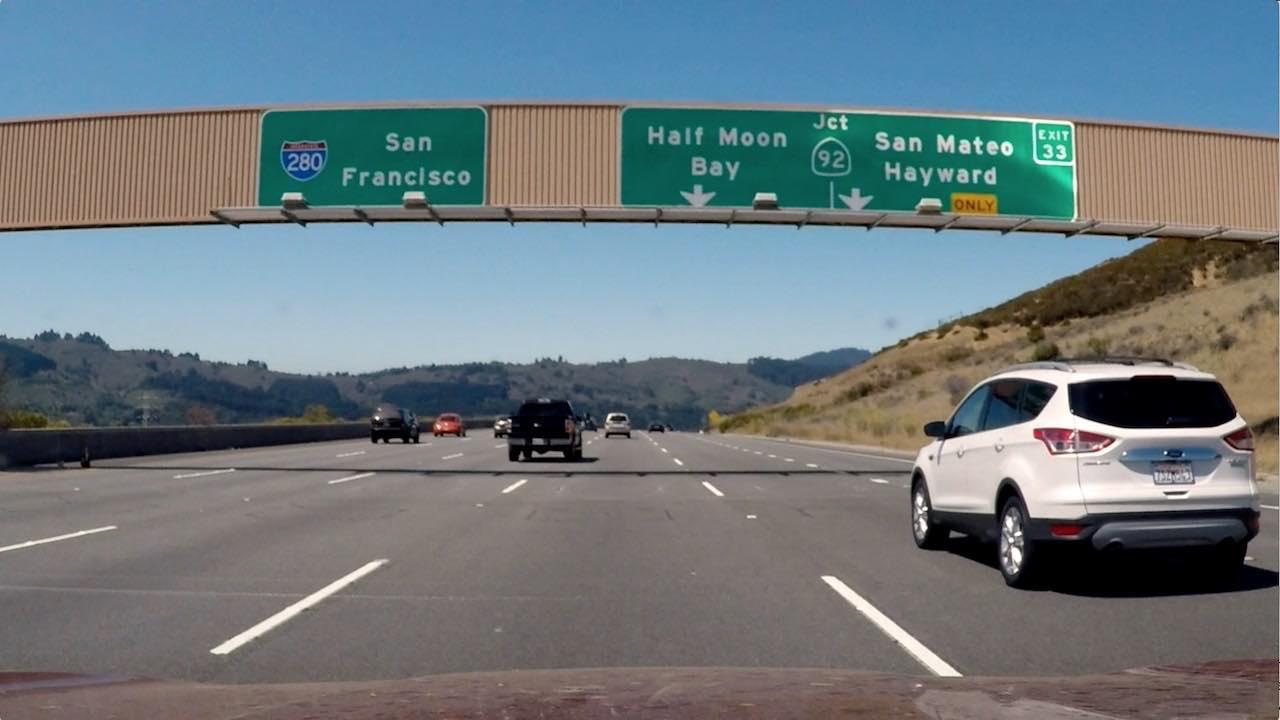
#> input picture UdacityAINandodegree/self-driving-car-term1/test-advanced-lane-detect/signs_vehicles_xygrad.png, 1280 x 720 px
$ python test.py   (older library calls are emulated)
#> lines starting #> are read from the running program, lines starting #| are printed output that depends on the picture
#> further down, image is the input picture: shape (720, 1280, 3) float32; mean R, G, B 0.428, 0.477, 0.5
import pickle
import cv2
import numpy as np
import matplotlib.pyplot as plt
import matplotlib.image as mpimg


def abs_sobel_thresh(image, orient='x', sobel_kernel=3, thresh=(0, 255)):
    # Convert to grayscale
#> called with orient = 'x', sobel_kernel = 3, thresh = (0, 255)
    gray = cv2.cvtColor(image, cv2.COLOR_RGB2GRAY)
    # Apply x or y gradient with the OpenCV Sobel() function
    # and take the absolute value
    if orient == 'x':
        abs_sobel = np.absolute(cv2.Sobel(gray, cv2.CV_64F, 1, 0))
    if orient == 'y':
        abs_sobel = np.absolute(cv2.Sobel(gray, cv2.CV_64F, 0, 1))
    # Rescale back to 8 bit integer
    scaled_sobel = np.uint8(255*abs_sobel/np.max(abs_sobel))
#> `gradx = abs_sobel_thresh(image, orient='x', sobel_kernel=ksize, thresh..`: gradx: shape (720, 1280); every value is 1
    # Create a copy and apply the threshold
    binary_output = np.zeros_like(scaled_sobel)
    # Here I'm using inclusive (>=, <=) thresholds, but exclusive is ok too
    binary_output[(scaled_sobel >= thresh[0]) & (scaled_sobel <= thresh[1])] = 1

    # Return the result
    return binary_output

def mag_thresh(image, sobel_kernel=3, mag_thresh=(0, 255)):
    # Convert to grayscale
#> called with sobel_kernel = 3, mag_thresh = (0, 255)
    gray = cv2.cvtColor(image, cv2.COLOR_RGB2GRAY)
    # Take both Sobel x and y gradients
    sobelx = cv2.Sobel(gray, cv2.CV_64F, 1, 0, ksize=sobel_kernel)
    sobely = cv2.Sobel(gray, cv2.CV_64F, 0, 1, ksize=sobel_kernel)
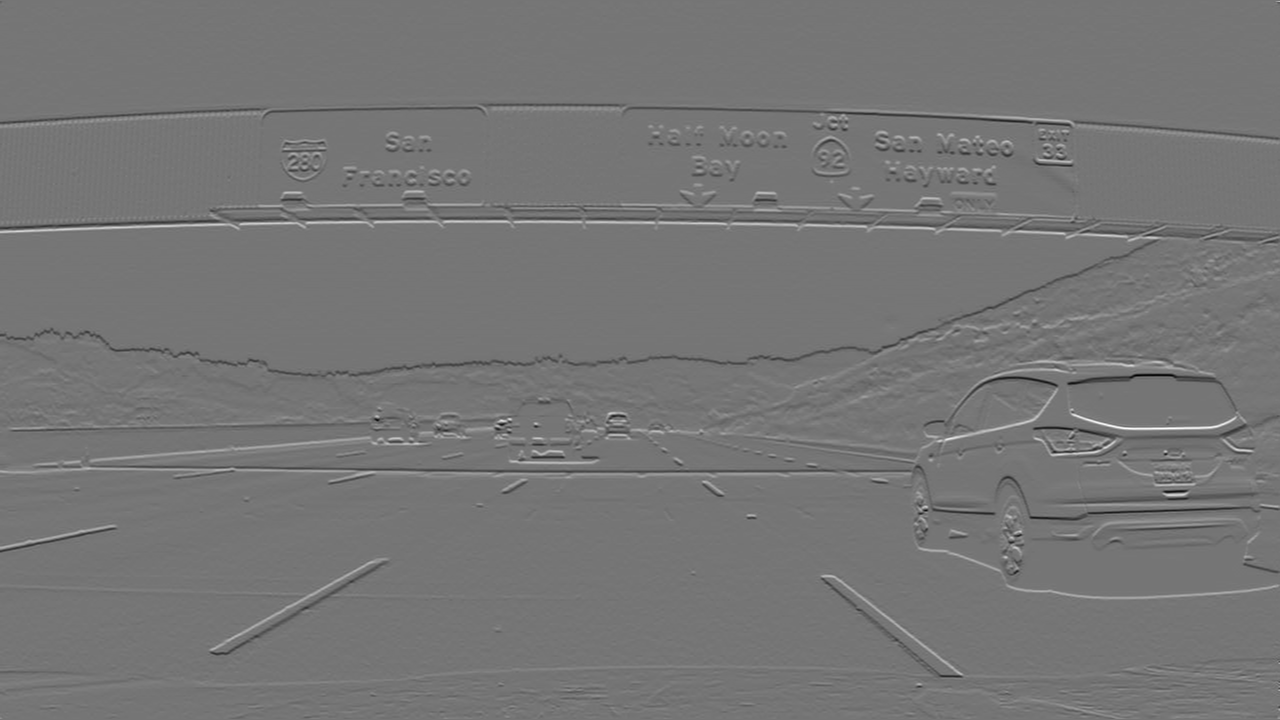
#> sobely: shape (720, 1280) float64; min -3.12, max 3.62, mean -0.00103; drawn with min black and max white
    # Calculate the gradient magnitude
    gradmag = np.sqrt(sobelx**2 + sobely**2)
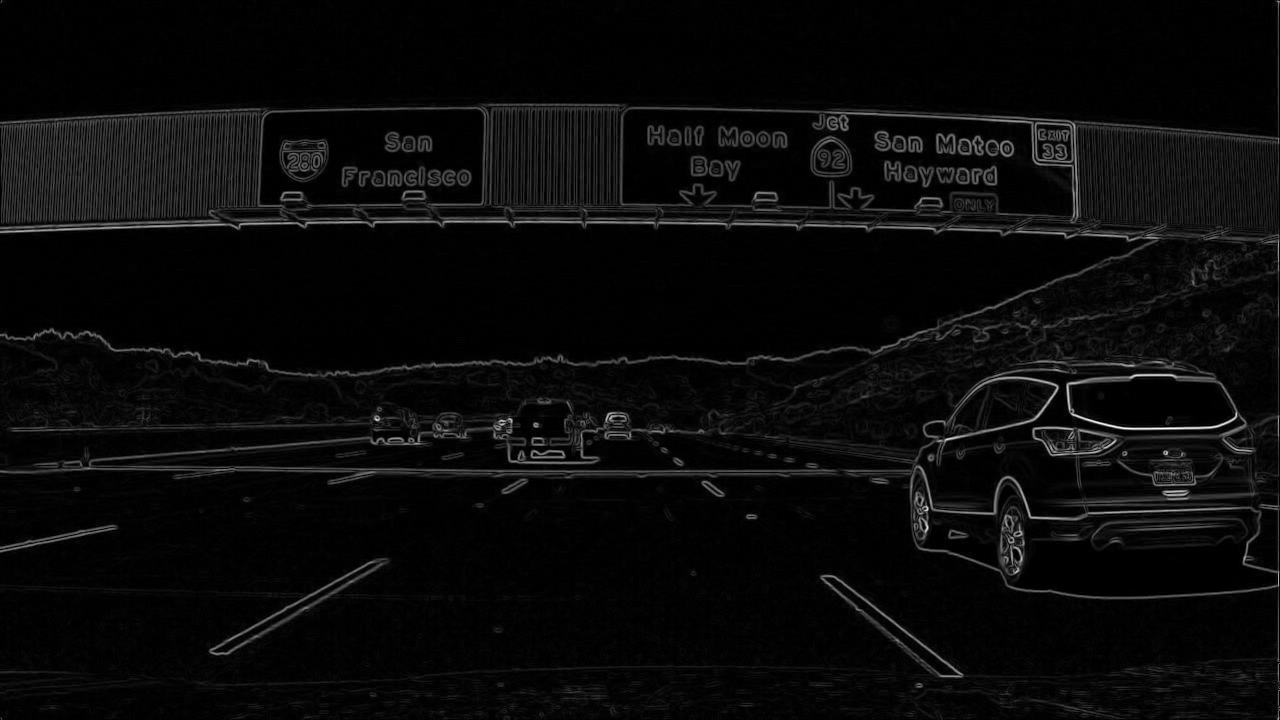
#> gradmag: shape (720, 1280) float64; min 0, max 3.62, mean 0.147; drawn with min black and max white
    # Rescale to 8 bit
    scale_factor = np.max(gradmag)/255
#> scale_factor = 0.0142
    gradmag = (gradmag/scale_factor).astype(np.uint8)
    # Create a binary image of ones where threshold is met, zeros otherwise
    binary_output = np.zeros_like(gradmag)
    binary_output[(gradmag >= mag_thresh[0]) & (gradmag <= mag_thresh[1])] = 1

    # Return the binary image
    return binary_output

def dir_threshold(image, sobel_kernel=3, thresh=(0, np.pi/2)):
    # Grayscale
#> called with sobel_kernel = 3, thresh = (0, 1.57)
    gray = cv2.cvtColor(image, cv2.COLOR_RGB2GRAY)
    # Calculate the x and y gradients
    sobelx = cv2.Sobel(gray, cv2.CV_64F, 1, 0, ksize=sobel_kernel)
    sobely = cv2.Sobel(gray, cv2.CV_64F, 0, 1, ksize=sobel_kernel)
    # Take the absolute value of the gradient direction,
    # apply a threshold, and create a binary image result
    absgraddir = np.arctan2(np.absolute(sobely), np.absolute(sobelx))
    binary_output =  np.zeros_like(absgraddir)
    binary_output[(absgraddir >= thresh[0]) & (absgraddir <= thresh[1])] = 1

    # Return the binary image
    return binary_output

# Choose a Sobel kernel size
ksize = 3 # Choose a larger odd number to smooth gradient measurements

img_path = './signs_vehicles_xygrad.png'

image = mpimg.imread(img_path)

# Apply each of the thresholding functions
gradx = abs_sobel_thresh(image, orient='x', sobel_kernel=ksize, thresh=(0, 255))
grady = abs_sobel_thresh(image, orient='y', sobel_kernel=ksize, thresh=(0, 255))
mag_binary = mag_thresh(image, sobel_kernel=ksize, mag_thresh=(0, 255))
dir_binary = dir_threshold(image, sobel_kernel=ksize, thresh=(0, np.pi/2))
#> dir_binary: shape (720, 1280) float64; every value is 1


# [11 lines of commented-out code are left out]

def show_image(image):
    cv2.imshow('image',image)
    cv2.waitKey(0)
    cv2.destroyAllWindows()

#show_image(combined)
# Run the function
dir_binary = dir_threshold(image, sobel_kernel=15, thresh=(0.7, 1.3))
#> call 2 of dir_threshold, with sobel_kernel = 15, thresh = (0.7, 1.3)
#> in dir_threshold (call 2), `absgraddir = np.arctan2(np.absolute(sobely), np.absolute(sobelx))`:
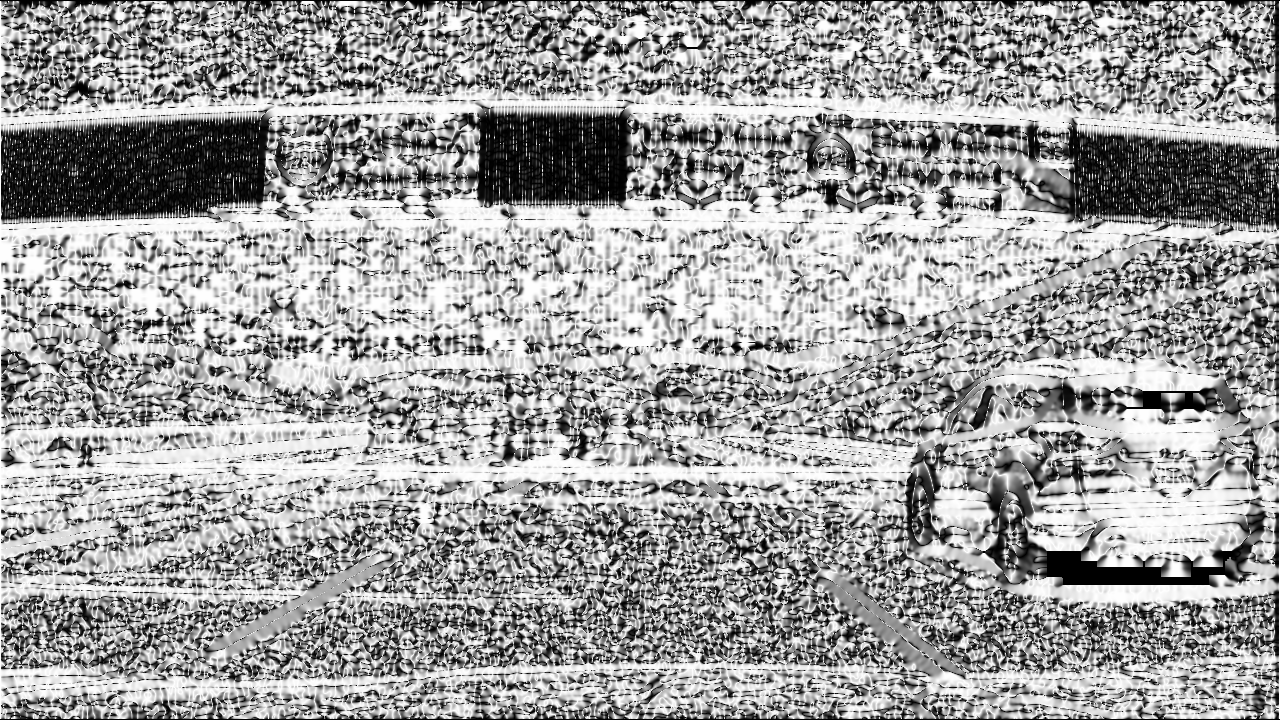
#> absgraddir: shape (720, 1280) float64; min 0, max 1.57, mean 0.981; drawn with min black and max white
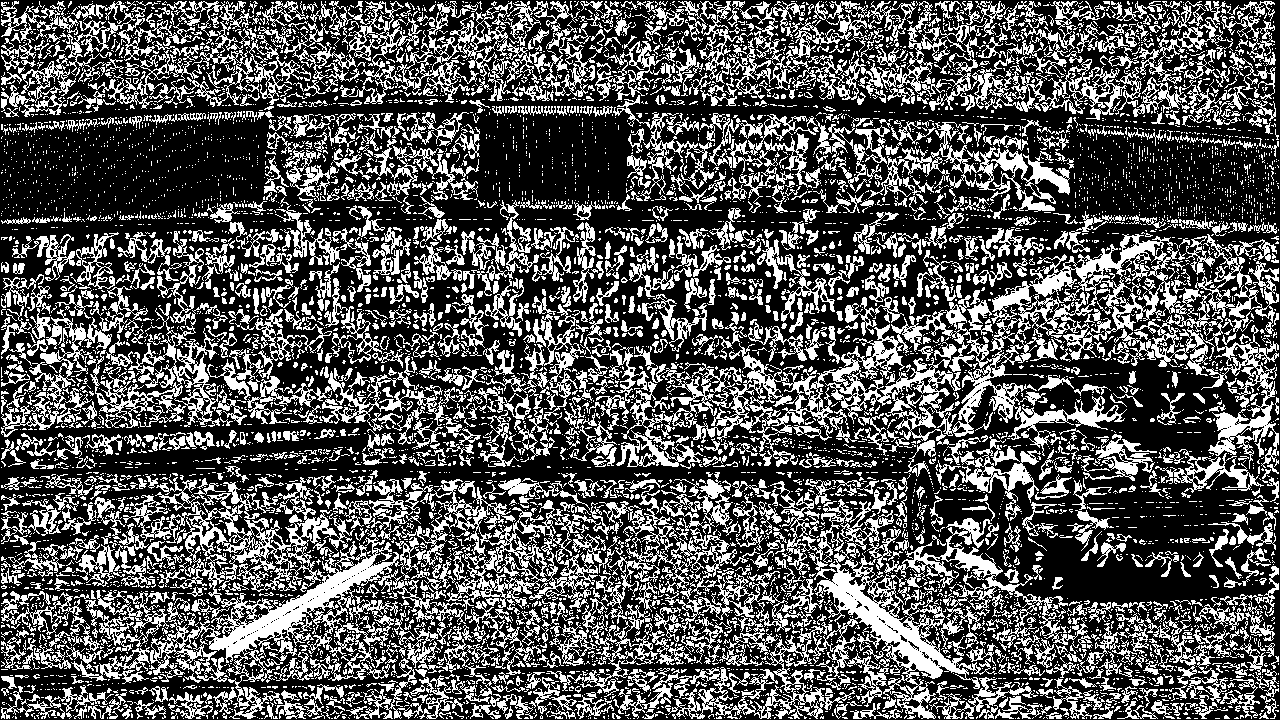
#> dir_binary: shape (720, 1280) float64; values 0 (black) and 1 (white), 33.8% white in thin lines or dots

# combined = np.zeros_like(dir_binary)
# combined[((gradx == 1) & (grady == 1)) | ((mag_binary == 1) & (dir_binary == 1))] = 1
# Plot the result
f, (ax1, ax2) = plt.subplots(1, 2, figsize=(24, 9))
f.tight_layout()
ax1.imshow(image)
ax1.set_title('Original Image', fontsize=50)
ax2.imshow(dir_binary, cmap='gray')
ax2.set_title('Thresholded Grad. Dir.', fontsize=50)
plt.subplots_adjust(left=0., right=1, top=0.9, bottom=0.)

plt.show()
